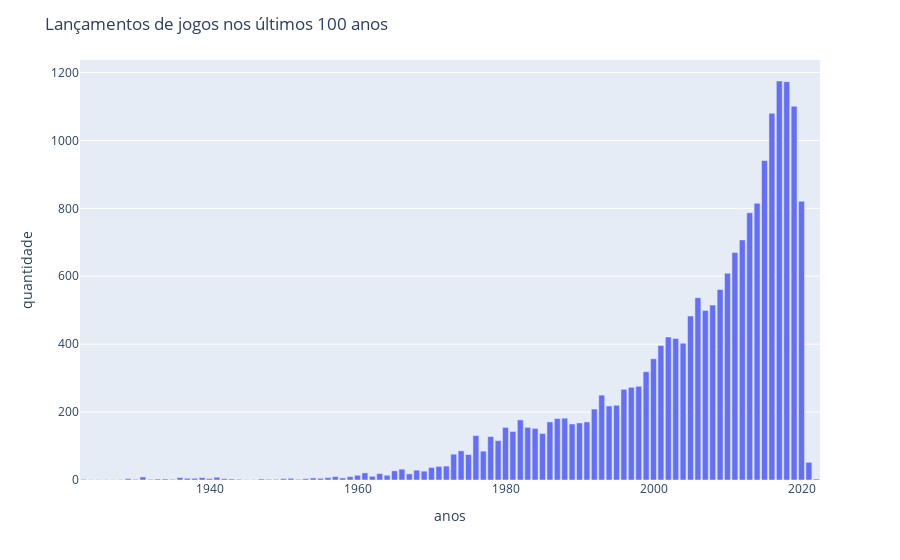

This figure's notebook cell:
### Markdown cell above
ANÁLISES BÁSICAS SOBRE OS JOGOS: Entendendo o comportamento e distribuição de jogos na tabela

Nesta primeira parte, achei interessante classificar os jogos somente por fatores externos aos próprios jogos, como datas de lançamentos, avaliações, demandas, num de comentários ou coisas que não dizem respeito aos jogos em si para entender a influência destes fatores na popularidade dos jogos.

Mais para frente, analisaremos com cautela as caracterísitcas específicas dentro do jogo!

### Code cell
lancado = df[['yearpublished']]
lancado = lancado.value_counts()
lancado = lancado.sort_index(ascending=False)
lancado = lancado.iloc[0:100]
ano = list(range(2022,1922,-1))

fig=px.bar(x=ano, y=lancado)
fig.update_layout(
    title='Lançamentos de jogos nos últimos 100 anos',
    xaxis=dict(title='anos'),
    yaxis=dict(title='quantidade'))
fig.show()

### Figure 1 — Plotly figure (JSON) as saved in the notebook; plotly's stock layout.template omitted (floating-point values rounded to 4 significant figures)
{"data": [{"alignmentgroup": "True", "hovertemplate": "x=%{x}<br>y=%{y}<extra></extra>", "legendgroup": "", "marker": {"color": "#636efa", "pattern": {"shape": ""}}, "name": "", "offsetgroup": "", "orientation": "v", "showlegend": false, "textposition": "auto", "type": "bar", "x": [2022, 2021, 2020, 2019, 2018, 2017, 2016, 2015, 2014, 2013, 2012, 2011, 2010, 2009, 2008, 2007, 2006, 2005, 2004, 2003, 2002, 2001, 2000, 1999, 1998, 1997, 1996, 1995, 1994, 1993, 1992, 1991, 1990, 1989, 1988, 1987, 1986, 1985, 1984, 1983, 1982, 1981, 1980, 1979, 1978, 1977, 1976, 1975, 1974, 1973, 1972, 1971, 1970, 1969, 1968, 1967, 1966, 1965, 1964, 1963, 1962, 1961, 1960, 1959, 1958, 1957, 1956, 1955, 1954, 1953, 1952, 1951, 1950, 1949, 1948, 1947, 1946, 1945, 1944, 1943, 1942, 1941, 1940, 1939, 1938, 1937, 1936, 1935, 1934, 1933, 1932, 1931, 1930, 1929, 1928, 1927, 1926, 1925, 1924, 1923], "xaxis": "x", "y": [3, 52, 821, 1101, 1173, 1175, 1080, 941, 815, 787, 707, 670, 609, 561, 515, 499, 537, 483, 403, 417, 421, 396, 357, 319, 276, 273, 267, 220, 218, 250, 209, 171, 168, 165, 182, 181, 171, 137, 152, 155, 177, 143, 155, 116, 128, 85, 131, 75, 86, 76, 41, 40, 37, 26, 29, 18, 32, 27, 14, 19, 11, 21, 14, 10, 6, 10, 7, 5, 6, 4, 2, 5, 4, 2, 2, 3, 1, 1, 2, 3, 4, 8, 4, 7, 5, 5, 7, 2, 3, 3, 2, 9, 2, 4, 1, 1, 1, 1, 1, 2], "yaxis": "y"}], "layout": {"barmode": "relative", "legend": {"tracegroupgap": 0}, "margin": {"t": 60}, "title": {"text": "Lançamentos de jogos nos últimos 100 anos"}, "xaxis": {"anchor": "y", "domain": [0, 1], "title": {"text": "anos"}}, "yaxis": {"anchor": "x", "domain": [0, 1], "title": {"text": "quantidade"}}}}
